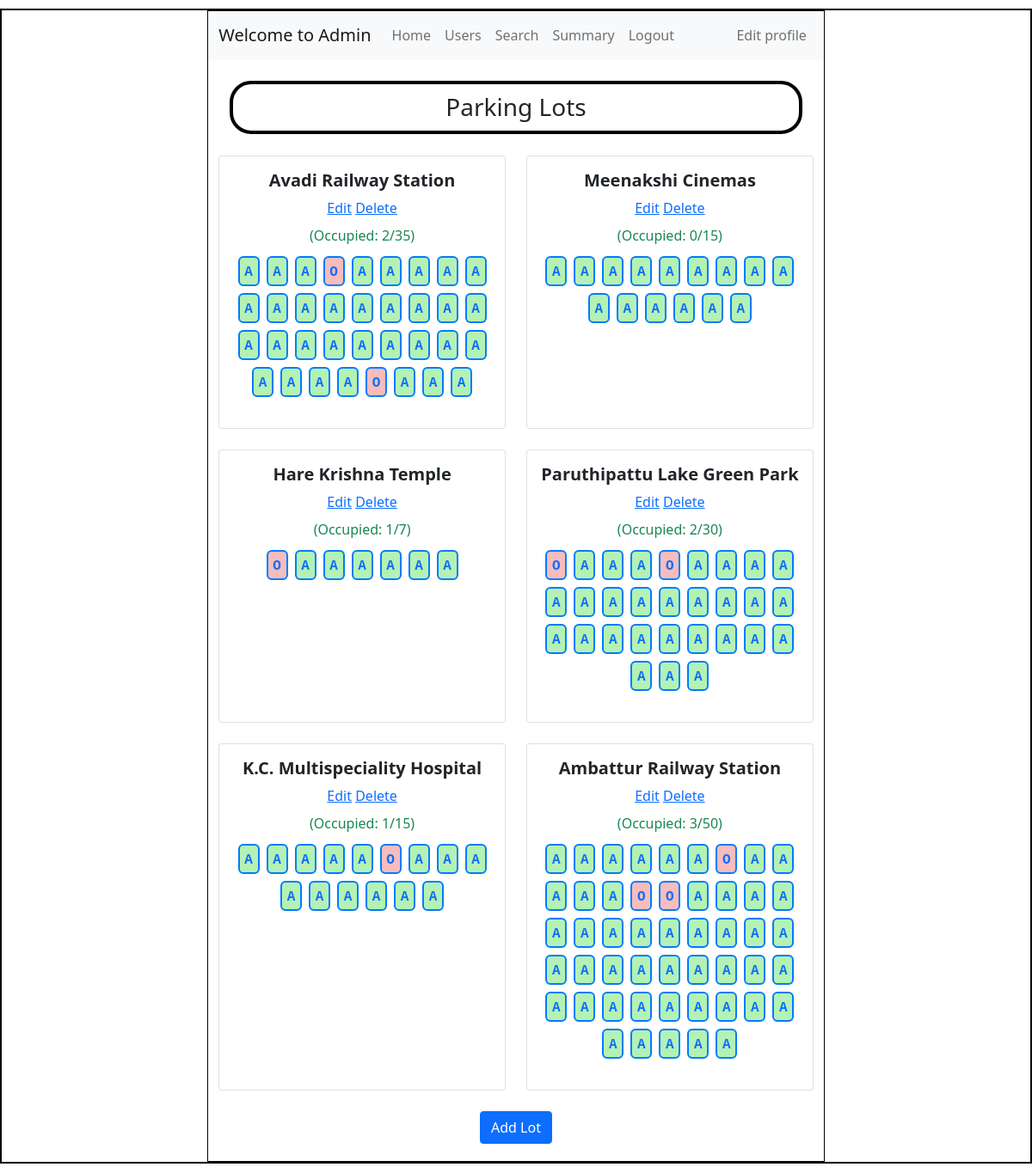
Before: /admin_dashboard with the older database file.
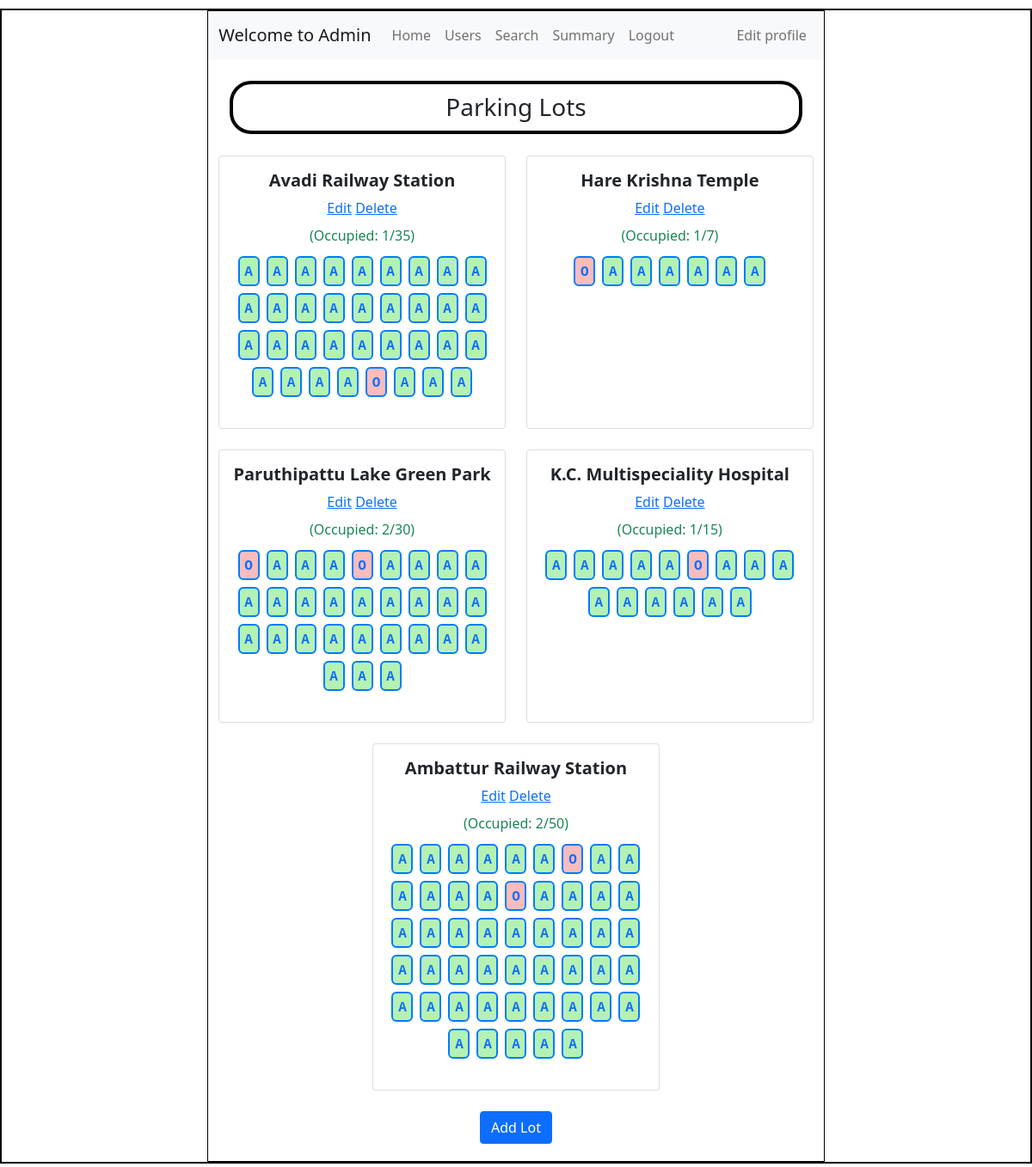
After: the same page with the newer database file.
### application/models.py (models this page shows)
class ParkingLot(db.Model):
    id = db.Column(db.Integer, primary_key=True)
    prime_location_name = db.Column(db.String(), nullable=False)
    price = db.Column(db.Float, nullable=False)
    address = db.Column(db.String(), nullable=False)
    pin_code = db.Column(db.String(), nullable=False)
    max_spots = db.Column(db.Integer, nullable=False)
    spots = db.relationship('ParkingSpot', backref='lot', cascade='all, delete-orphan')

class ParkingSpot(db.Model):
    id = db.Column(db.Integer, primary_key=True)
    lot_id = db.Column(db.Integer, db.ForeignKey('parking_lot.id'), nullable=False)
    status = db.Column(db.String(), default='available')
    reservations = db.relationship('Reservation', backref='spot', cascade='all, delete-orphan')

### application/controllers.py (the view)
@app.route("/admin_dashboard")
def admin_dashboard():
    this_user = User.query.filter_by(type='admin').first()
    all_lots = ParkingLot.query.all()
    updated_lots = []
    for lot in all_lots:
        spots = ParkingSpot.query.filter_by(lot_id=lot.id).all()
        occupied_count = sum(1 for s in spots if s.status == 'occupied')
        total_spots = len(spots)
        updated_lots.append({
            'id': lot.id,
            'prime_location_name': lot.prime_location_name,
            'address': lot.address,
            'price': lot.price,
            'pin_code': lot.pin_code,
            'max_spots': lot.max_spots,
            'occupied_spots': occupied_count,
            'total_spots': total_spots,
            'spots': [{'id': s.id, 'status': s.status} for s in spots]
        })
    return render_template("admin_dashboard.html", this_user=this_user, parking_lots=updated_lots)

### templates/admin_dashboard.html (shortened to what the changed rows need)
<!DOCTYPE html>
<html lang="en">
<head>
    <link rel="stylesheet" href="../static/style.css">
    <link href="https://cdn.jsdelivr.net/npm/bootstrap@5.0.2/dist/css/bootstrap.min.css" rel="stylesheet">
</head>
<body>
    <div id="main">
        <div id="canvas">
            <div id="content">
                {% if parking_lots %}
                <div class="container my-4">
                    <div class="row justify-content-center gx-4 gy-4">
                        {% for lot in parking_lots %}
                        <div class="col-md-6">
                            <div class="card p-3 text-center h-100">
                                <h5><strong>{{ lot.prime_location_name }}</strong></h5>
                                <div class="mb-2">
                                    <a href="/edit_lot/{{ lot.id }}" class="nav-item">Edit</a>
                                    <a href="/delete_lot/{{ lot.id }}" class="nav-item">Delete</a>
                                </div>
                                <div class="text-success mb-2">
                                    (Occupied: {{ lot.occupied_spots }}/{{ lot.total_spots }})
                                </div>
                                <div class="d-flex flex-wrap justify-content-center mb-3">
                                    {% for spot in lot.spots %}
                                        {% if spot.status == 'occupied' %}
                                            <a href="/delete_slot/{{ spot.id }}" class="text-decoration-none">
                                                <div class="spot-box occupied">O</div>
                                            </a>
                                        {% else %}
                                            <a href="/delete_slot/{{ spot.id }}" class="text-decoration-none">
                                                <div class="spot-box available">A</div>
                                            </a>
                                        {% endif %}
                                    {% endfor %}
                                </div>
                            </div>
                        </div>
                        {% endfor %}
                    </div>
                </div>
                {% else %}
                <div class="container my-4">
                    <div class="card p-3 text-center" style="max-width: 300px; margin: auto;">
                        <h5><strong>No Parking Lots Added</strong></h5>
                    </div>
                </div>
                {% endif %}
            </div>
        </div>
    </div>
</body>
</html>

Changed rows visible on the page:
removed ParkingLot: prime_location_name "Meenakshi Cinemas", occupied_spots "0", total_spots "15"
computed for ParkingLot "Avadi Railway Station": occupied_spots "2" → "1"
changed ParkingSpot (number 4 of 137 on the later page): status "O" → "A"
computed for ParkingLot "Ambattur Railway Station": occupied_spots "3" → "2"
changed ParkingSpot (number 100 of 137 on the later page): status "O" → "A"
